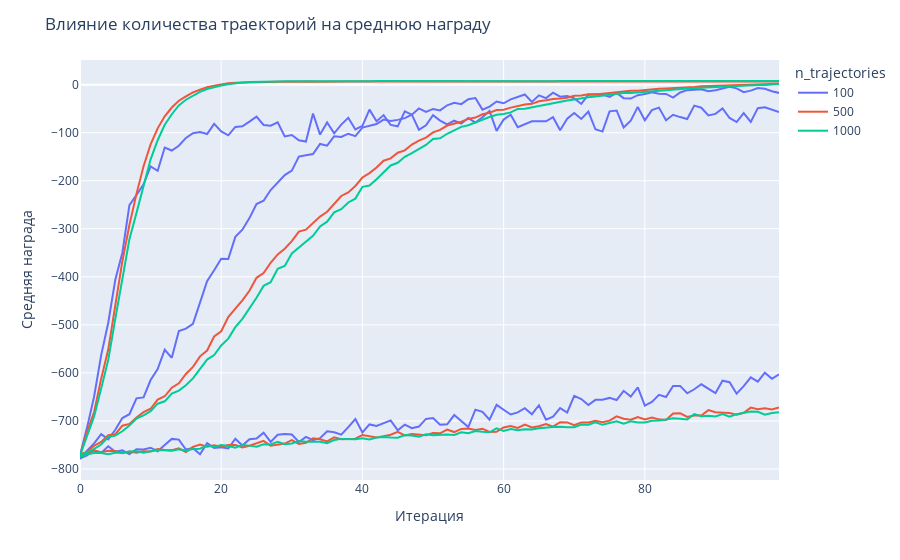

Notebook source saved alongside this figure:
### Code cell
df_grpd = df2.groupby(['n_trajectories', 'iteration', 'l_value']).agg({'reward': 'mean'}).reset_index()
fig = px.line(df_grpd, x='iteration', y='reward', line_group='l_value', color='n_trajectories')
fig.update_layout(
    title = 'Влияние количества траекторий и l_value на среднюю награду',
    xaxis_title = 'Итерация',
    yaxis_title = 'Средняя награда',
)
